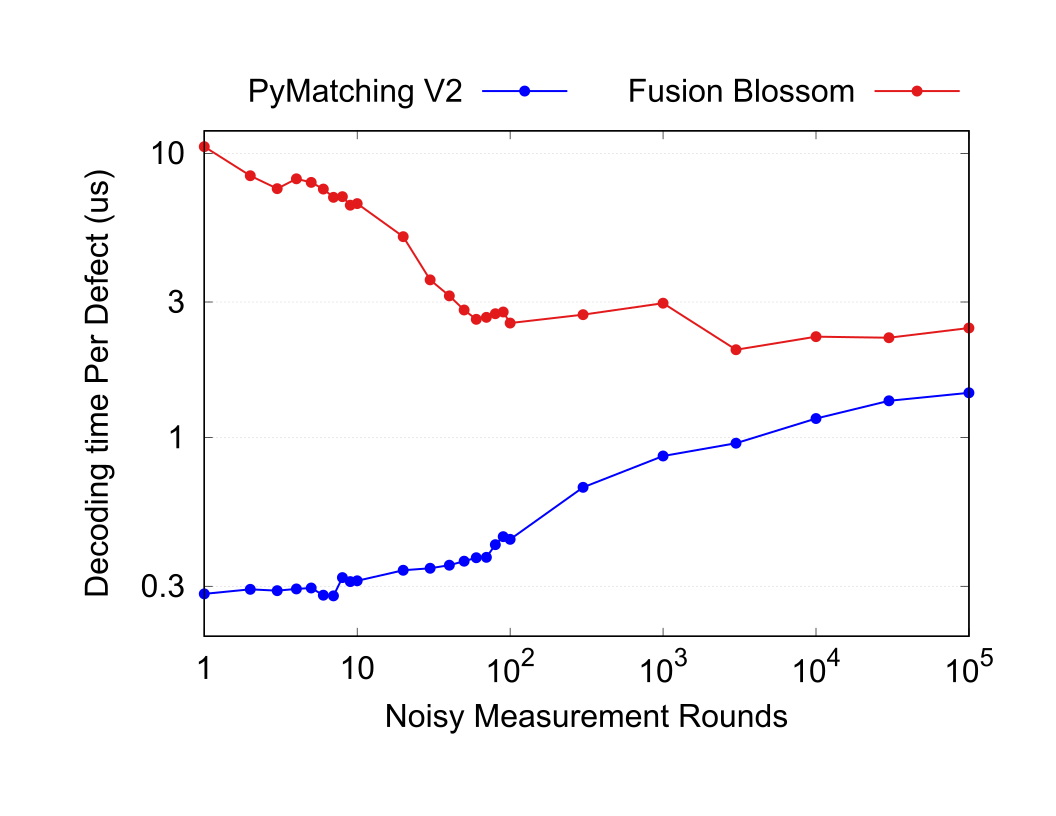

Reproduce this figure in gnuplot.
set terminal postscript eps color "Arial, 24"
set terminal postscript landscape
set xlabel "Noisy Measurement Rounds" font "Arial, 24"
set ylabel "Decoding time Per Defect (us)" font "Arial, 24"
set grid ytics
set size 1,1

set logscale x
set xrange [1:100000]
# print(", ".join([f"'{2 ** i}' {2 ** i}" for i in range(0,10)]))
set xtics ('1' 1, '10' 10, '10^2' 100, '10^3' 1000, '10^4' 10000, '10^5' 100000)
set logscale y
# print(", ".join([f"'1e{i}' 1e{i}" for i in range(-4, 2)]))
set ytics ('0.3' 3e-7, '1' 1e-6, '3' 3e-6, '10' 1e-5)
set yrange [2e-7:1.2e-5]
set key outside horizontal top center font "Arial, 24"
set style fill transparent solid 0.2 noborder
set key samplen 4

set output "pymatching_compare_various_T.eps"

plot "data_pymatching.txt" using 1:4 with linespoints lt rgb "blue" linewidth 3 pointtype 7 pointsize 1.3 title "PyMatching V2",\
    "data_fusion.txt" using 1:4 with linespoints lt rgb "#e41a1c" linewidth 3 pointtype 7 pointsize 1.3 title "Fusion Blossom"

system("ps2pdf -dEPSCrop pymatching_compare_various_T.eps pymatching_compare_various_T.pdf")

system("pdf2svg pymatching_compare_various_T.pdf pymatching_compare_various_T.svg")
